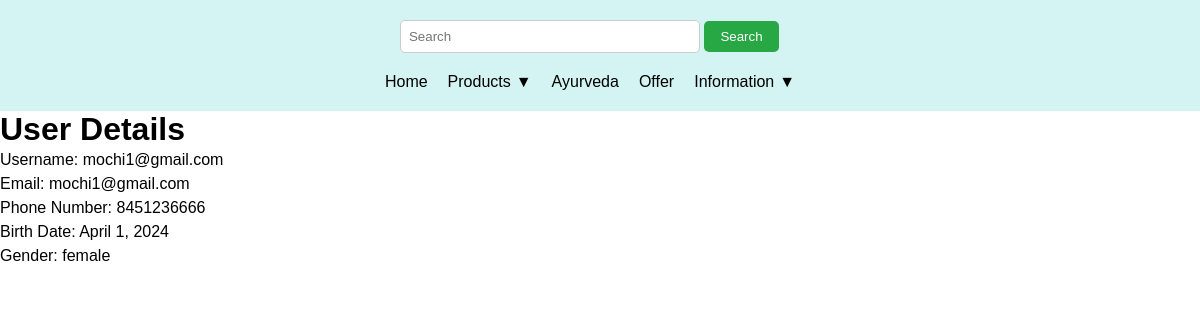
The app's page /user_details/ (signed in) with its own data.
### base/models.py (models this page shows, shortened)
class CustomUser(AbstractUser):
    phone_number = models.CharField(max_length=15, blank=True)
    birth_date = models.DateField(default=timezone.now)
    gender = models.CharField(max_length=10,default='')
    objects = CustomUserManager()

### base/views.py (the view)
# urls.py: path('user_details/', views.user_details, name='user_details'),
@login_required
def user_details(request):
    user = request.user
    custom_user = CustomUser.objects.get(pk=user.pk)
    context = {'custom_user': custom_user}
    return render(request, 'user_details.html', context)

### base/templates/user_details.html (shortened to what this page needs)
{% extends "basehome.html" %}
{% block content %}
<h1>User Details</h1>
<p>Username: {{ custom_user.username }}</p>
<p>Email: {{ custom_user.email }}</p>
<p>Phone Number: {{ custom_user.phone_number }}</p>
<p>Birth Date: {{ custom_user.birth_date }}</p>
<p>Gender: {{ custom_user.gender }}</p>
{% endblock %}

### base/static/sample.css (style rules this page uses)
* { margin: 0; padding: 0; box-sizing: border-box; }
html { font-size: 16px; font-family: 'Urbanist', sans-serif; }
h1, h2, h3, h4, h5, h6 { font-weight: 600; }
p { line-height: 1.5; }
body { font-family: Arial, sans-serif; }

### records on screen
CustomUser: username "mochi1@gmail.com", email "mochi1@gmail.com", phone_number "8451236666", birth_date "April 1, 2024", gender "female"
